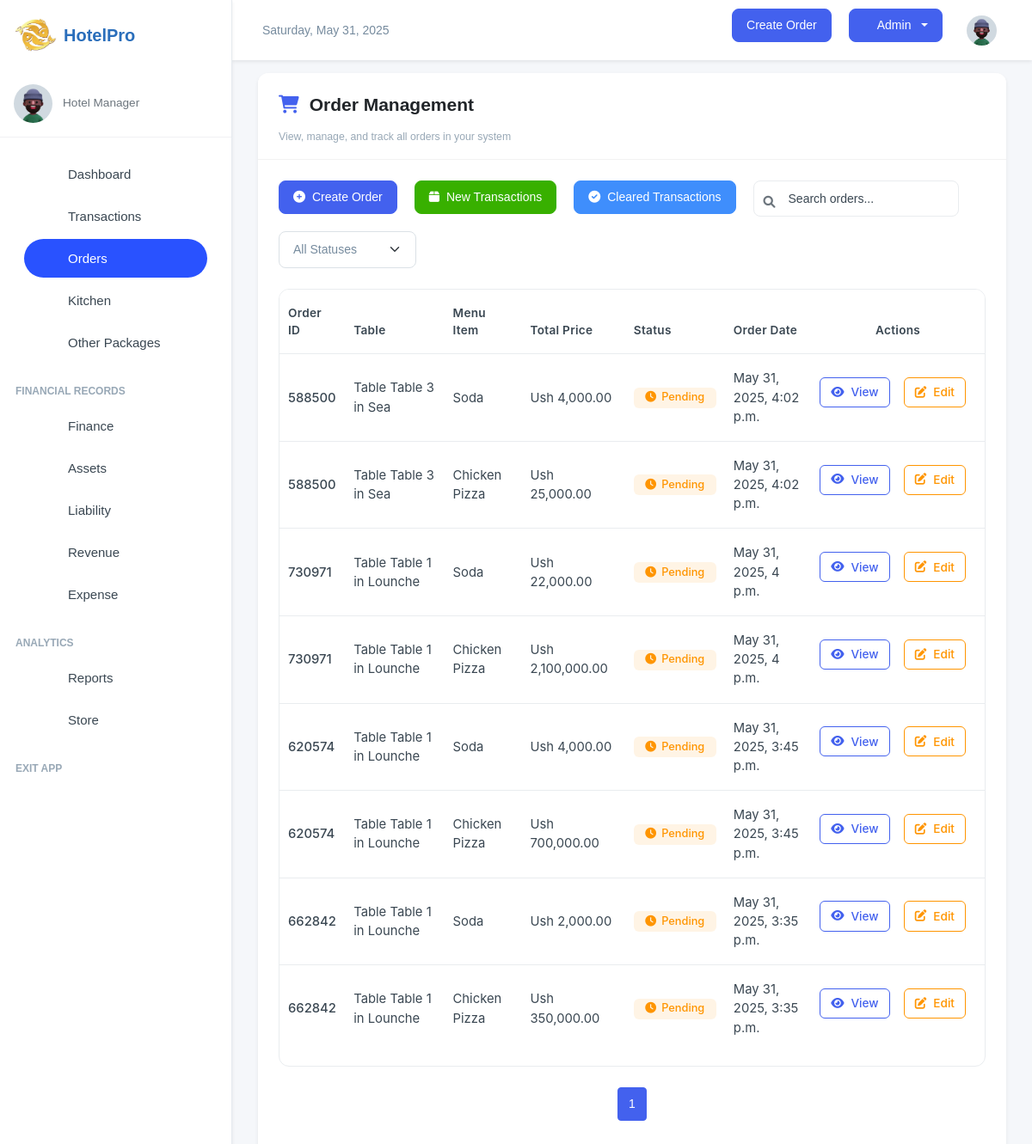
Screenshot of /manager/orders/ (signed in) with the database file from the repository.
### inventory/models.py (models this page shows, shortened)
class OrderItem(models.Model):
    ORDER_TYPE_CHOICES = [
        ('Dine-In', 'Dine-In'),
        ('Take-Away', 'Take-Away'),
    ]
    SPECIAL_NOTES_CHOICES = [
        ('strongly spiced', 'strongly spiced'),
        ('midly spiced', 'midly spiced'),
       ( 'chips' , 'chips'),
       ('rice','rice'),
        ('posho', 'posho'),
       ( 'rice_posho','rice_posho' ),
        ('chips_rice', 'chips_rice'),
       ( 'rice_posho', 'rice_posho'),
        ('chips_posho', 'chips_posho')
    ]
    order = models.ForeignKey(OrderTransaction, on_delete=models.CASCADE, related_name='order_items')
    menu_item = models.ForeignKey(MenuItem, on_delete=models.CASCADE, null=True, blank=True)
    order_date = models.DateTimeField(auto_now_add=True)
    customer_name = models.CharField(max_length=255, blank=True, null=True, default="FishPoint Customer")
    dining_area = models.ForeignKey(DiningArea, on_delete=models.SET_NULL, null=True, blank=True)
    table = models.ForeignKey(Table, on_delete=models.SET_NULL, null=True, blank=True)
    total_price =  models.DecimalField(max_digits=10, decimal_places=2, default=Decimal('0.00'))
    quantity = models.IntegerField(blank=True, null=True)
    status = models.CharField(
        max_length=50, default='Pending',
        choices=[('Pending', 'Pending'), ('Preparing', 'Preparing'), ('Cooked', 'Completed'), ('Served', 'Served'), ('Cancelled', 'Cancelled')]
    )
    special_notes = models.CharField(
        default="nothing",
        max_length=50, blank=True, null=True,
        choices=SPECIAL_NOTES_CHOICES
        )
    order_type = models.CharField(
        max_length=10,
        choices=ORDER_TYPE_CHOICES,
        default='Dine-In'
    )
    updated = models.DateField(auto_now=True, blank=True, null=True)
    class Meta:
        verbose_name = 'Order Item'
        verbose_name_plural = 'Order Items'
        ordering = ['-order_date']

class OrderTransaction(models.Model):
    pay_mode = (
        ("NO PAYMENT", "NO PAYMENT"),
        ("CASH", "CASH"),
        ("MOMO PAY", "MOMO PAY"),
        ("AIRTEL PAY", "AIRTEL PAY"),
        ("BANK CARD", "BANK CARD"),
    )
    random_id = models.CharField(max_length=6, unique=True, editable=False, default=generate_random_id)
    customer_name = models.CharField(max_length=255, blank=True, null=True, default="FishPoint Customer")
    served_by = models.CharField(
        max_length=255, blank=True, null=True, default="Waitress")
    dining_area = models.ForeignKey(DiningArea, on_delete=models.SET_NULL, null=True, blank=True)
    table = models.ForeignKey(Table, on_delete=models.SET_NULL, null=True, blank=True )
    special_notes = models.TextField(default="Null")
    created = models.DateField(auto_now_add=True, blank=True, null=True)
    payment_mode = models.CharField(default="NO PAYMENT", max_length=50, choices=pay_mode)
    transaction_id = models.CharField(blank=True, null=True, max_length=100)
    created_by = models.ForeignKey(User, on_delete=models.SET_NULL, null=True, blank=True)
    updated = models.DateField(auto_now=True, blank=True, null=True)
    class Meta:
        ordering = ['-created']

class Table(models.Model):
    table_number = models.IntegerField()
    dining_area = models.ForeignKey(DiningArea, on_delete=models.CASCADE, related_name='tables')
    capacity = models.IntegerField()  # Number of seats at the table
    is_available = models.BooleanField(default=True)
    def __str__(self):
        return f"Table {self.table_number} in {self.dining_area.name}"

class DiningArea(models.Model):
    name = models.CharField(max_length=255)
    description = models.TextField(blank=True, null=True)

class MenuItem(models.Model):
    category = models.ForeignKey(Category, on_delete=models.CASCADE, related_name="menu_items")
    name = models.CharField(max_length=100)
    description = models.TextField()
    price = models.DecimalField(max_digits=10, decimal_places=2, default=Decimal('0.00'))
    is_available = models.BooleanField(default=True)
    image_url = models.ImageField(blank=True, null=True, upload_to="menu_items")
    def __str__(self):
        return self.name

### inventory/views.py (the view)
# urls.py: path('orders/', views.orders, name='order_list'),
@login_required(login_url='/user/login/')
def orders(request):
    orders = OrderItem.objects.all().select_related('table', 'dining_area','order').filter(order_date__gte=now() - timedelta(hours=12)).order_by('-order_date')
    orders_list = OrderItem.objects.all().select_related('table', 'dining_area','order')
    paginator = Paginator(orders_list, 10)
    page_number = request.GET.get('page')
    orders_list = paginator.get_page(page_number)
    return render(request, "order_list.html", {"orders": orders, "orders_list":orders_list})

### inventory/templates/order_list.html (shortened to what this page needs)
{% extends 'base.html' %}
{% load humanize %}
{% block content %}
<div class="card shadow-sm mb-4">
    <div class="card-header">
        <div class="page-header">
            <h4 class="page-title">
                <i class="fas fa-shopping-cart dashboard-icon"></i>Order Management
            </h4>
        </div>
        <p class="text-muted small mb-0">View, manage, and track all orders in your system</p>
    </div>
    <div class="card-body">
        <div class="d-flex flex-wrap justify-content-between align-items-center mb-4">
            <div class="d-flex flex-wrap gap-2 mb-3 mb-md-0">
                <a href="/manager/add-order/" class="btn btn-primary">
                    <i class="fas fa-plus-circle"></i> Create Order
                </a>
                <a href="/manager/orders_transactions/" class="btn btn-success">
                    <i class="fas fa-box"></i> New Transactions
                </a>
                <a href="/manager/cleared_transactions/" class="btn btn-info">
                    <i class="fas fa-check-circle"></i> Cleared Transactions
                </a>
                <div class="search-box">
                    <i class="fas fa-search search-icon"></i>
                    <input type="text" class="form-control" placeholder="Search orders...">
                </div>
                <select class="form-select status-filter">
                    <option value="">All Statuses</option>
                </select>
            </div>
        </div>
        <div class="table-container">
            <div class="table-responsive">
                <table class="table">
                    <thead>
                        <tr>
                            <th>Order ID</th>
                            <th>Table</th>
                            <th>Menu Item</th>
                            <th>Total Price</th>
                            <th>Status</th>
                            <th>Order Date</th>
                            <th class="text-center">Actions</th>
                        </tr>
                    </thead>
                    <tbody>
                        {% for order in orders_list %}
                        <tr>
                            <td><span class="fw-medium">{{ order.order.random_id }}</span></td>
                            <td>Table {{ order.order.table }}</td>
                            <td>{{ order.menu_item }}</td>
                            <td>Ush {{ order.total_price|intcomma }}</td>
                            <td>
                                {% if order.status == 'Completed' %}
                                <span class="badge badge-completed">
                                    <i class="fas fa-check-circle"></i>
                                    {{ order.status }}
                                </span>
                                {% elif order.status == 'Pending' %}
                                <span class="badge badge-pending">
                                    <i class="fas fa-clock"></i>
                                    {{ order.status }}
                                </span>
                                {% elif order.status == 'Processing' %}
                                <span class="badge badge-processing">
                                    <i class="fas fa-spinner fa-spin"></i>
                                    {{ order.status }}
                                </span>
                                {% else %}
                                <span class="badge bg-secondary bg-opacity-10 text-secondary">
                                    {{ order.status }}
                                </span>
                                {% endif %}
                            </td>
                            <td>{{ order.order_date }}</td>
                            <td class="action-cell text-center">
                                <a href="/manager/orders/{{ order.id }}" class="btn btn-sm btn-outline-primary">
                                    <i class="fas fa-eye"></i> View
                                </a>
                                <a href="/manager/order/{{ order.id }}/update-status/" class="btn btn-sm btn-outline-warning">
                                    <i class="fas fa-edit"></i> Edit
                                </a>
                            </td>
                        </tr>
                        {% endfor %}
                    </tbody>
                </table>
            </div>
        </div>
        <nav aria-label="Page navigation" class="mt-4">
            <ul class="pagination justify-content-center">
                {% for page_num in orders_list.paginator.page_range %}
                {% if page_num >= orders_list.number|add:-2 and page_num <= orders_list.number|add:2 %}
                <li class="page-item {% if page_num == orders_list.number %}active{% endif %}">
                    <a class="page-link" href="?page={{ page_num }}">{{ page_num }}</a>
                </li>
                {% elif page_num == 1 or page_num == orders_list.paginator.num_pages %}
                <li class="page-item">
                    <a class="page-link" href="?page={{ page_num }}">{{ page_num }}</a>
                </li>
                {% elif page_num == orders_list.number|add:-3 or page_num == orders_list.number|add:3 %}
                <li class="page-item disabled"><span class="page-link">...</span></li>
                {% endif %}
                {% endfor %}
            </ul>
        </nav>
    </div>
</div>
<link rel="stylesheet" href="https://cdnjs.cloudflare.com/ajax/libs/font-awesome/6.0.0/css/all.min.css">
{% endblock content %}

### templates/base.html (style rules this page uses)
:root { --primary-color: #2A6EBB; --secondary-color: #F8F9FA; --accent-color: #FFD700; --text-color: #333333; --success-color: #28a745; --danger-color: #dc3545; --warning-color: #ffc107; --info-color: #17a2b8; }
body { font-family: 'Poppins', sans-serif; background-color: #f5f7fa; }
.btn-primary { background-color: var(--primary-color); border-color: var(--primary-color); }
.card { border-radius: 0.75rem; border: none; box-shadow: 0 0.125rem 0.25rem rgba(0, 0, 0, 0.075); transition: transform 0.2s ease-in-out, box-shadow 0.2s ease-in-out; }

### inventory/templates/order_list.html (style rules this page uses)
.card { border-radius: 12px; border: none; box-shadow: 0 5px 20px rgba(0, 0, 0, 0.05); transition: all 0.3s ease; }
.card-header { background-color: #fff; border-bottom: 1px solid rgba(0, 0, 0, 0.05); padding: 1.5rem 1.5rem 1rem; }
.card-body { padding: 1.5rem; }
table { font-size: 0.925rem; font-family: 'Inter', -apple-system, BlinkMacSystemFont, 'Segoe UI', Roboto, sans-serif; border-collapse: separate; border-spacing: 0; width: 100%; }
thead th { background-color: #f8f9fa; color: #495057; font-weight: 600; text-transform: none; font-size: 0.85rem; letter-spacing: 0.3px; padding: 1rem; border-bottom: 2px solid #e9ecef; }
tbody td { padding: 1rem; vertical-align: middle; border-bottom: 1px solid #e9ecef; }
tbody tr:last-child td { border-bottom: none; }
tbody tr { transition: background-color 0.2s; }
.btn { border-radius: 8px; padding: 0.5rem 1rem; font-weight: 500; transition: all 0.2s; margin-right: 0.75rem; margin-bottom: 0.75rem; display: inline-flex; align-items: center; justify-content: center; gap: 0.5rem; }
.btn-primary { background-color: #4361ee; border-color: #4361ee; }
.btn-success { background-color: #38b000; border-color: #38b000; }
.btn-info { background-color: #3f8efc; border-color: #3f8efc; color: white; }
.btn-sm { padding: 0.4rem 0.75rem; font-size: 0.85rem; border-radius: 6px; }
.btn-outline-primary { color: #4361ee; border-color: #4361ee; }
.btn-outline-warning { color: #ff9500; border-color: #ff9500; }
.badge { font-weight: 500; font-size: 0.8rem; padding: 0.35rem 0.85rem; border-radius: 6px; display: inline-flex; align-items: center; gap: 0.375rem; }
.badge-pending { background-color: rgba(255, 149, 0, 0.1); color: #ff9500; }
.pagination { margin-top: 1.5rem; }
.page-link { border-radius: 6px; margin: 0 0.15rem; color: #4361ee; font-weight: 500; padding: 0.5rem 0.75rem; }
.page-item.active .page-link { background-color: #4361ee; border-color: #4361ee; }
.table-container { margin-top: 1.5rem; border-radius: 12px; overflow: hidden; border: 1px solid #e9ecef; }
.search-box { position: relative; max-width: 300px; }
.search-box input { padding-left: 2.5rem; border-radius: 8px; border: 1px solid #e9ecef; height: 42px; }
.search-icon { position: absolute; left: 0.75rem; top: 50%; transform: translateY(-50%); color: #6c757d; }
.status-filter { max-width: 160px; }
.action-cell { white-space: nowrap; }
.page-header { display: flex; align-items: center; margin-bottom: 1rem; }
.page-title { margin-bottom: 0; font-weight: 700; color: #212529; }
.dashboard-icon { margin-right: 0.75rem; color: #4361ee; }

### rows the page displays
OrderItem: order.random_id "588500", order.table "Table 3 in Sea", menu_item "Soda", total_price "4,000.00", status "Pending", order_date "May 31, 2025, 4:02 p.m."
OrderItem: order.random_id "588500", order.table "Table 3 in Sea", menu_item "Chicken Pizza", total_price "25,000.00", status "Pending", order_date "May 31, 2025, 4:02 p.m."
OrderItem: order.random_id "730971", order.table "Table 1 in Lounche", menu_item "Soda", total_price "22,000.00", status "Pending", order_date "May 31, 2025, 4 p.m."
OrderItem: order.random_id "730971", order.table "Table 1 in Lounche", menu_item "Chicken Pizza", total_price "2,100,000.00", status "Pending", order_date "May 31, 2025, 4 p.m."
OrderItem: order.random_id "620574", order.table "Table 1 in Lounche", menu_item "Soda", total_price "4,000.00", status "Pending", order_date "May 31, 2025, 3:45 p.m."
OrderItem: order.random_id "620574", order.table "Table 1 in Lounche", menu_item "Chicken Pizza", total_price "700,000.00", status "Pending", order_date "May 31, 2025, 3:45 p.m."
OrderItem: order.random_id "662842", order.table "Table 1 in Lounche", menu_item "Soda", total_price "2,000.00", status "Pending", order_date "May 31, 2025, 3:35 p.m."
OrderItem: order.random_id "662842", order.table "Table 1 in Lounche", menu_item "Chicken Pizza", total_price "350,000.00", status "Pending", order_date "May 31, 2025, 3:35 p.m."

### other values shown
{{ page_num }} "1"
